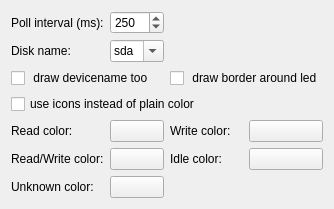
<?xml version="1.0" encoding="UTF-8"?>
<ui version="4.0">
 <class>virtual_hdd_ledConfig</class>
 <widget class="QWidget" name="virtual_hdd_ledConfig">
  <property name="geometry">
   <rect>
    <x>0</x>
    <y>0</y>
    <width>334</width>
    <height>171</height>
   </rect>
  </property>
  <property name="windowTitle">
   <string>Configure virtual hdd led</string>
  </property>
  <layout class="QGridLayout" name="gridLayout_2">
   <item row="0" column="0">
    <layout class="QGridLayout" name="gridLayout">
     <item row="0" column="0">
      <widget class="QLabel" name="label">
       <property name="text">
        <string>Poll interval (ms):</string>
       </property>
      </widget>
     </item>
     <item row="0" column="1">
      <widget class="QSpinBox" name="PollIntervalspinBox">
       <property name="toolTip">
        <string>intervall for polling the data for the disk (milliseconds) </string>
       </property>
       <property name="minimum">
        <number>100</number>
       </property>
       <property name="maximum">
        <number>1000</number>
       </property>
       <property name="value">
        <number>250</number>
       </property>
      </widget>
     </item>
     <item row="0" column="2" colspan="2">
      <spacer name="horizontalSpacer">
       <property name="orientation">
        <enum>Qt::Horizontal</enum>
       </property>
       <property name="sizeHint" stdset="0">
        <size>
         <width>47</width>
         <height>20</height>
        </size>
       </property>
      </spacer>
     </item>
     <item row="1" column="0">
      <widget class="QLabel" name="label_2">
       <property name="text">
        <string>Disk name:</string>
       </property>
      </widget>
     </item>
     <item row="1" column="1">
      <widget class="KComboBox" name="disknamekcombobox">
       <property name="toolTip">
        <string>name of the disk which should be monitored e.g. sda, hda</string>
       </property>
       <property name="editable">
        <bool>true</bool>
       </property>
       <item>
        <property name="text">
         <string>sda</string>
        </property>
       </item>
       <item>
        <property name="text">
         <string>sdb</string>
        </property>
       </item>
       <item>
        <property name="text">
         <string>hda</string>
        </property>
       </item>
       <item>
        <property name="text">
         <string>sdc</string>
        </property>
       </item>
       <item>
        <property name="text">
         <string>sdd</string>
        </property>
       </item>
       <item>
        <property name="text">
         <string>sde</string>
        </property>
       </item>
       <item>
        <property name="text">
         <string>sdf</string>
        </property>
       </item>
       <item>
        <property name="text">
         <string>sdg</string>
        </property>
       </item>
       <item>
        <property name="text">
         <string>sdh</string>
        </property>
       </item>
       <item>
        <property name="text">
         <string>hdb</string>
        </property>
       </item>
       <item>
        <property name="text">
         <string>hdc</string>
        </property>
       </item>
       <item>
        <property name="text">
         <string>hdd</string>
        </property>
       </item>
      </widget>
     </item>
     <item row="1" column="2" colspan="2">
      <spacer name="horizontalSpacer_2">
       <property name="orientation">
        <enum>Qt::Horizontal</enum>
       </property>
       <property name="sizeHint" stdset="0">
        <size>
         <width>168</width>
         <height>20</height>
        </size>
       </property>
      </spacer>
     </item>
     <item row="2" column="0" colspan="2">
      <widget class="QCheckBox" name="draw_devicenamecheckBox">
       <property name="toolTip">
        <string>draw the device name below the led</string>
       </property>
       <property name="text">
        <string> draw devicename too</string>
       </property>
      </widget>
     </item>
     <item row="2" column="2" colspan="2">
      <widget class="QCheckBox" name="draw_bordercheckBox">
       <property name="toolTip">
        <string>draw a black border around the led</string>
       </property>
       <property name="text">
        <string> draw border around led</string>
       </property>
      </widget>
     </item>
     <item row="4" column="0">
      <widget class="QLabel" name="label_3">
       <property name="text">
        <string>Read color:</string>
       </property>
      </widget>
     </item>
     <item row="4" column="1">
      <widget class="KColorButton" name="Readkcolorbutton">
       <property name="toolTip">
        <string>color if led state is read</string>
       </property>
      </widget>
     </item>
     <item row="4" column="2">
      <widget class="QLabel" name="label_4">
       <property name="text">
        <string>Write color:</string>
       </property>
      </widget>
     </item>
     <item row="4" column="3">
      <widget class="KColorButton" name="Writekcolorbutton">
       <property name="toolTip">
        <string>color if led state is write</string>
       </property>
      </widget>
     </item>
     <item row="5" column="0">
      <widget class="QLabel" name="label_6">
       <property name="text">
        <string>Read/Write color:</string>
       </property>
      </widget>
     </item>
     <item row="5" column="1">
      <widget class="KColorButton" name="ReadWritekcolorbutton">
       <property name="toolTip">
        <string>color if led state is read and write</string>
       </property>
      </widget>
     </item>
     <item row="5" column="2">
      <widget class="QLabel" name="label_5">
       <property name="text">
        <string>Idle color:</string>
       </property>
      </widget>
     </item>
     <item row="5" column="3">
      <widget class="KColorButton" name="Idlekcolorbutton">
       <property name="toolTip">
        <string>color if led state is idle (no read and no write)</string>
       </property>
      </widget>
     </item>
     <item row="6" column="0">
      <widget class="QLabel" name="label_7">
       <property name="text">
        <string>Unknown color:</string>
       </property>
      </widget>
     </item>
     <item row="6" column="1">
      <widget class="KColorButton" name="Unknownkcolorbutton">
       <property name="toolTip">
        <string>color if led state is unknown or disk not found</string>
       </property>
      </widget>
     </item>
     <item row="6" column="2">
      <spacer name="horizontalSpacer_5">
       <property name="orientation">
        <enum>Qt::Horizontal</enum>
       </property>
       <property name="sizeHint" stdset="0">
        <size>
         <width>58</width>
         <height>20</height>
        </size>
       </property>
      </spacer>
     </item>
     <item row="6" column="3">
      <spacer name="horizontalSpacer_3">
       <property name="orientation">
        <enum>Qt::Horizontal</enum>
       </property>
       <property name="sizeHint" stdset="0">
        <size>
         <width>68</width>
         <height>20</height>
        </size>
       </property>
      </spacer>
     </item>
     <item row="3" column="0" colspan="4">
      <widget class="QCheckBox" name="use_iconscheckBox">
       <property name="toolTip">
        <string>use nice ions instead plain color (slower)</string>
       </property>
       <property name="text">
        <string>use icons instead of plain color</string>
       </property>
      </widget>
     </item>
    </layout>
   </item>
   <item row="0" column="1">
    <spacer name="horizontalSpacer_4">
     <property name="orientation">
      <enum>Qt::Horizontal</enum>
     </property>
     <property name="sizeHint" stdset="0">
      <size>
       <width>15</width>
       <height>20</height>
      </size>
     </property>
    </spacer>
   </item>
   <item row="1" column="0">
    <spacer name="verticalSpacer">
     <property name="orientation">
      <enum>Qt::Vertical</enum>
     </property>
     <property name="sizeHint" stdset="0">
      <size>
       <width>20</width>
       <height>9</height>
      </size>
     </property>
    </spacer>
   </item>
  </layout>
 </widget>
 <customwidgets>
  <customwidget>
   <class>KComboBox</class>
   <extends>QComboBox</extends>
   <header>kcombobox.h</header>
  </customwidget>
  <customwidget>
   <class>KColorButton</class>
   <extends>QPushButton</extends>
   <header>kcolorbutton.h</header>
  </customwidget>
 </customwidgets>
 <resources/>
 <connections/>
</ui>
